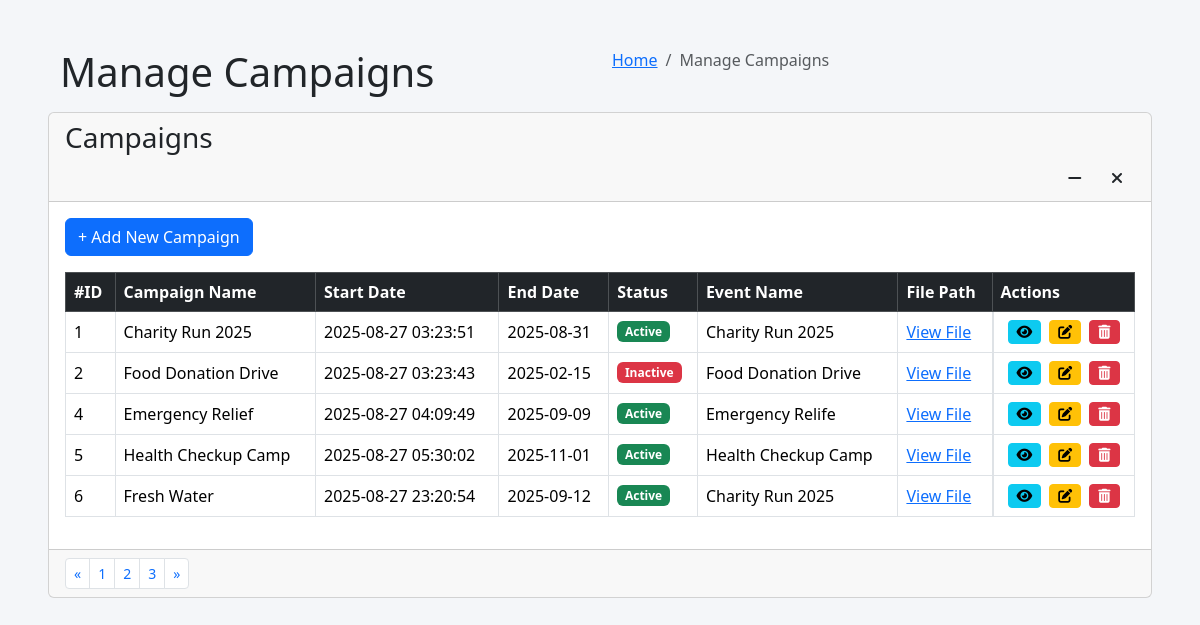
The page /pages/admin/campaigns/manage_campaigns.php on the database its author committed.
### tables this page shows
CREATE TABLE `campaigns` (
  `id` int(11) NOT NULL,
  `name` varchar(255) NOT NULL,
  `descriptions` varchar(400) NOT NULL,
  `goal_amount` int(11) DEFAULT NULL,
  `total_raised` int(11) NOT NULL,
  `start_date` timestamp NOT NULL DEFAULT current_timestamp() ON UPDATE current_timestamp(),
  `end_date` date DEFAULT NULL,
  `status` enum('Active','Inactive') NOT NULL DEFAULT 'Active',
  `event_id` int(11) DEFAULT NULL,
  `file_path` varchar(255) NOT NULL
);

CREATE TABLE `events` (
  `id` int(11) NOT NULL,
  `name` varchar(255) NOT NULL,
  `location` varchar(255) DEFAULT NULL,
  `descriptions` varchar(255) NOT NULL,
  `date` date DEFAULT NULL,
  `image_url` varchar(255) NOT NULL,
  `status` enum('Active','Inactive') NOT NULL DEFAULT 'Active'
);

### pages/admin/campaigns/manage_campaigns.php (the view, shortened to what this page needs)
<?php
include('config.php');
$campaignsTable = "campaigns";
$eventsTable = "events";
?>
<!DOCTYPE ahtml>
<html lang="en">
<head>
    <link href="https://cdn.jsdelivr.net/npm/bootstrap@5.3.3/dist/css/bootstrap.min.css" rel="stylesheet" xintegrity="sha384-QWTKZyjpPEjISv5WaRU9OFeRpok6YctnYmDr5pNlyT2bRjXh0JMhjY6hW+ALEwIH">
    <link href="https://cdnjs.cloudflare.com/ajax/libs/font-awesome/6.0.0-beta3/css/all.min.css" rel="stylesheet">
</head>
<body>
<div class="container-fluid p-5">
    <section class="content-header">
        <div class="container-fluid">
            <div class="row mb-2">
                <div class="col-sm-6">
                    <h1>Manage Campaigns</h1>
                </div>
                <div class="col-sm-6">
                    <ol class="breadcrumb float-sm-right">
                        <li class="breadcrumb-item"><a href="#">Home</a></li>
                        <li class="breadcrumb-item active">Manage Campaigns</li>
                    </ol>
                </div>
            </div>
        </div>
    </section>
    <section class="content">
        <div class="card">
            <div class="card-header">
                <h3 class="card-title">Campaigns</h3>
                <div class="card-tools">
                    <button type="button" class="btn btn-tool" data-card-widget="collapse" title="Collapse">
                        <i class="fas fa-minus"></i>
                    </button>
                    <button type="button" class="btn btn-tool" data-card-widget="remove" title="Remove">
                        <i class="fas fa-times"></i>
                    </button>
                </div>
            </div>
            <div class="card-body">
                <button class="btn btn-primary mb-3" data-bs-toggle="modal" data-bs-target="#campaignModal" id="addCampaignBtn">
                    + Add New Campaign
                </button>
                <div class="table-responsive">
                    <table class="table table-bordered table-hover align-middle">
                        <thead class="table-dark">
                            <tr>
                                <th>#ID</th>
                                <th>Campaign Name</th>
                                <th>Start Date</th>
                                <th>End Date</th>
                                <th>Status</th>
                                <th>Event Name</th>
                                <th>File Path</th>
                                <th>Actions</th>
                            </tr>
                        </thead>
                        <tbody id="campaignTableBody">
                            <?php
                            if ($dms->connect_error) {
                                echo "<tr><td colspan='8' class='text-center text-danger'>Connection failed: " . $dms->connect_error . "</td></tr>";
                            } else {
                                $sql = "SELECT c.id, c.name, c.start_date, c.end_date, c.status, c.file_path, e.name AS event_name, c.event_id
                                        FROM $campaignsTable AS c
                                        LEFT JOIN $eventsTable AS e ON c.event_id = e.id";
                                $campaigns = $dms->query($sql);
                                if (!$campaigns) {
                                    echo "<tr><td colspan='8' class='text-center text-danger'>Query failed: " . $dms->error . "</td></tr>";
                                } else if ($campaigns->num_rows > 0) {
                                    while ($row = $campaigns->fetch_assoc()) {
                                        $statusMap = ['Active' => 'success', 'Inactive' => 'danger'];
                                        $badgeClass = $statusMap[$row['status']] ?? 'primary';
                                        $statusBadge = "<span class='badge bg-{$badgeClass}'>{$row['status']}</span>";
                                        $eventName = $row['event_name'] ?? 'N/A';
                                        $filePath = htmlspecialchars($row['file_path'] ?? 'N/A');
                                        $filePathLink = ($filePath !== 'N/A') ? "<a href='{$filePath}' target='_blank'>View File</a>" : "N/A";
                                        echo "<tr>
                                            <td>{$row['id']}</td>
                                            <td>{$row['name']}</td>
                                            <td>{$row['start_date']}</td>
                                            <td>{$row['end_date']}</td>
                                            <td>{$statusBadge}</td>
                                            <td>{$eventName}</td>
                                            <td>{$filePathLink}</td>
                                            <td class='d-flex justify-content-center align-items-center'>
                                                <button type='button' class='btn btn-info btn-sm view-btn me-2' data-bs-toggle='modal' data-bs-target='#viewCampaignModal'
                                                    data-id='{$row['id']}'
                                                    data-name='{$row['name']}'
                                                    data-start='{$row['start_date']}'
                                                    data-end='{$row['end_date']}'
                                                    data-status='{$row['status']}'
                                                    data-event-name='{$eventName}'
                                                    data-file-path='{$filePath}'
                                                    title='View Campaign'>
                                                    <i class='fas fa-eye'></i>
                                                </button>
                                                <button type='button' class='btn btn-warning btn-sm edit-btn me-2' data-bs-toggle='modal' data-bs-target='#campaignModal'
                                                    data-id='{$row['id']}'
                                                    data-name='{$row['name']}'
                                                    data-start='{$row['start_date']}'
                                                    data-end='{$row['end_date']}'
                                                    data-status='{$row['status']}'
                                                    data-event-id='{$row['event_id']}'
                                                    data-file-path='{$filePath}'
                                                    title='Edit Campaign'>
                                                    <i class='fas fa-edit'></i>
                                                </button>
                                                <button type='button' class='btn btn-danger btn-sm delete-btn' data-bs-toggle='modal' data-bs-target='#deleteConfirmModal' data-id='{$row['id']}' title='Delete Campaign'>
                                                    <i class='fas fa-trash-alt'></i>
                                                </button>
                                            </td>
                                        </tr>";
                                    }
                                } else {
                                    echo "<tr><td colspan='8' class='text-center'>No campaigns found.</td></tr>";
                                }
                            }
                            ?>
                        </tbody>
                    </table>
                </div>
            </div>
            <div class="card-footer clearfix">
                <ul class="pagination pagination-sm m-0 float-right">
                    <li class="page-item"><a class="page-link" href="#">«</a></li>
                    <li class="page-item"><a class="page-link" href="#">1</a></li>
                    <li class="page-item"><a class="page-link" href="#">2</a></li>
                    <li class="page-item"><a class="page-link" href="#">3</a></li>
                    <li class="page-item"><a class="page-link" href="#">»</a></li>
                </ul>
            </div>
        </div>
    </section>
</div>
</body>
</html>

### pages/admin/campaigns/manage_campaigns.php (style rules this page uses)
body { background-color: #f4f6f9; }
.card-header .card-title { float: none; }
.card-tools { float: right; }

### rows shown on the page
campaigns: id "1", name "Charity Run 2025", start_date "2025-08-27 03:23:51", end_date "2025-08-31", status "Active", event.name "Charity Run 2025"
campaigns: id "2", name "Food Donation Drive", start_date "2025-08-27 03:23:43", end_date "2025-02-15", status "Inactive", event.name "Food Donation Drive"
campaigns: id "4", name "Emergency Relief", start_date "2025-08-27 04:09:49", end_date "2025-09-09", status "Active", event.name "Emergency Relife"
campaigns: id "5", name "Health Checkup Camp", start_date "2025-08-27 05:30:02", end_date "2025-11-01", status "Active", event.name "Health Checkup Camp"
campaigns: id "6", name "Fresh Water", start_date "2025-08-27 23:20:54", end_date "2025-09-12", status "Active", event.name "Charity Run 2025"
